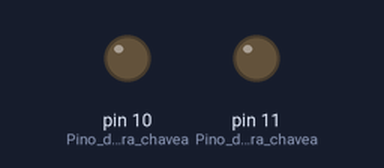
This sketch was run on a simulated Arduino Uno, built with avr-gcc and run on an emulated ATmega328P. Parts: output pins drawn as LEDs (lit = HIGH).

Above: at 2.5 s.
At 7.5 s:
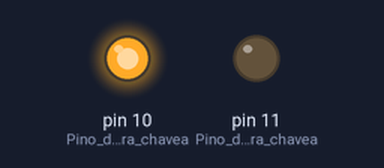
Timing chart, 0 to 13.0 s (numbered marks = the images above):
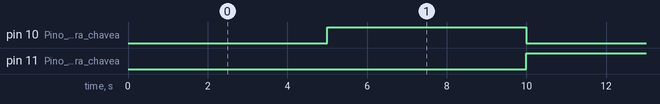

The sketch:

sketch_jun17a.ino
```cpp
boolean estado = false; //Flag para mudar estado da válvula

void setup(){

  pinMode(10,OUTPUT); //Pino de saída para chavear relé
  pinMode(11,OUTPUT); //Pino de saída para chavear relé

}

void loop() {

   delay(5000);

   estado = !estado; //Altera estado anterior da flag
   digitalWrite(10, estado); //Altera estado do pino

   digitalWrite(11, !estado);

}
```

Measured:
- by itself, pin 10 (Pino_de_saída_para_chavea), pin 11 (Pino_de_saída_para_chavea): alternates HIGH for 5.0 s and LOW for 5.0 s
